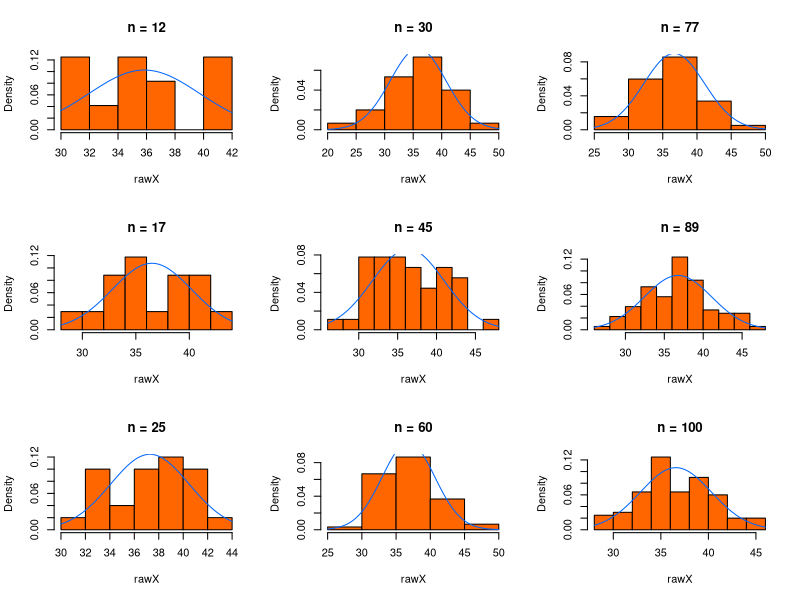

Source code (R):
# Demonstrate how the shape of the empirical distribution
# changes as the sample size increases
set.seed(673287)

pdf("plots/hist_neffect.pdf")

# 3x3 = 9 graphs
# fill columns before
par(mfcol=c(3,3))

n <- c(12, 17, 25, 30, 45, 60, 77, 89, 100)
for(nsamples in n){
    rawX <- rnorm(nsamples, mean=36.7, sd=4.23)
    hist(rawX, main=paste("n =", nsamples), col='#FF6600', freq=FALSE)
    curve(dnorm(x, mean=mean(rawX), sd=sd(rawX)), add=TRUE, col='#0066FF')
}
dev.off()
